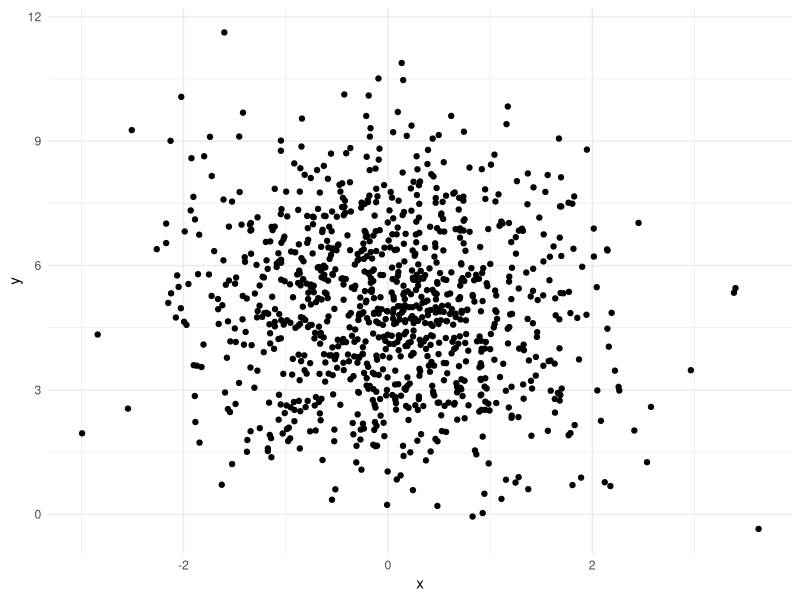
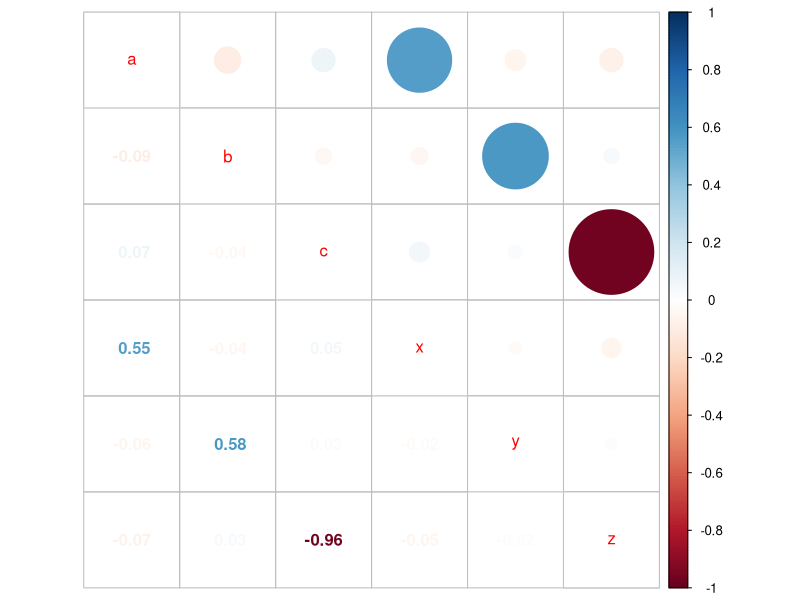

Write R code to recreate these figures, in order.
## ---- chunk 1
set.seed(seed = 1001)

x <- rnorm(n = 1000, mean = 0, sd = 1)
## ---- chunk 2
y <- rnorm(n = 1000, mean = 5, sd = 2)
## ---- chunk 3
library(ggplot2)

ggplot(data.frame(x, y), aes(x, y)) +
  geom_point() + 
  theme_minimal()
## ---- chunk 4
cor(x, y)
## ---- chunk 5
x_bar <- mean(x = x)

y_bar <- mean(x = y)
## ---- chunk 6
x_minus_x_mean <- x - x_bar
## ---- chunk 7
y_minus_y_mean <- y - y_bar
## ---- chunk 8
numerator <- sum(x_minus_x_mean * y_minus_y_mean)

numerator
## ---- chunk 9
x_minus_x_mean_squared <- sum(x_minus_x_mean^2)

y_minus_y_mean_squared <- sum(y_minus_y_mean^2)
## ---- chunk 10
denominator <- sqrt(x_minus_x_mean_squared * y_minus_y_mean_squared)
## ---- chunk 11
numerator / denominator
## ---- chunk 12
set.seed(1001)

correlation_data <- data.frame(a = rnorm(n = 1000, mean = 0, sd = 1), 
                               b = rnorm(n = 1000, mean = 5, sd = 2), 
                               c = rnorm(n = 1000, mean = 10, sd = 4))
## ---- chunk 13
correlation_data$x <- correlation_data$a + 
  runif(n = 1000, min = 0, max = 5)

correlation_data$y <- correlation_data$b + 
  runif(n = 1000, min = 0, max = 10)

correlation_data$z <- -.5 * 
  (correlation_data$c + sqrt((1-(.5)))) * 
  correlation_data$c
## ---- chunk 14
correlation_matrix <- cor(correlation_data)

correlation_matrix
## ---- chunk 15
library(corrplot)

corrplot.mixed(correlation_matrix)
